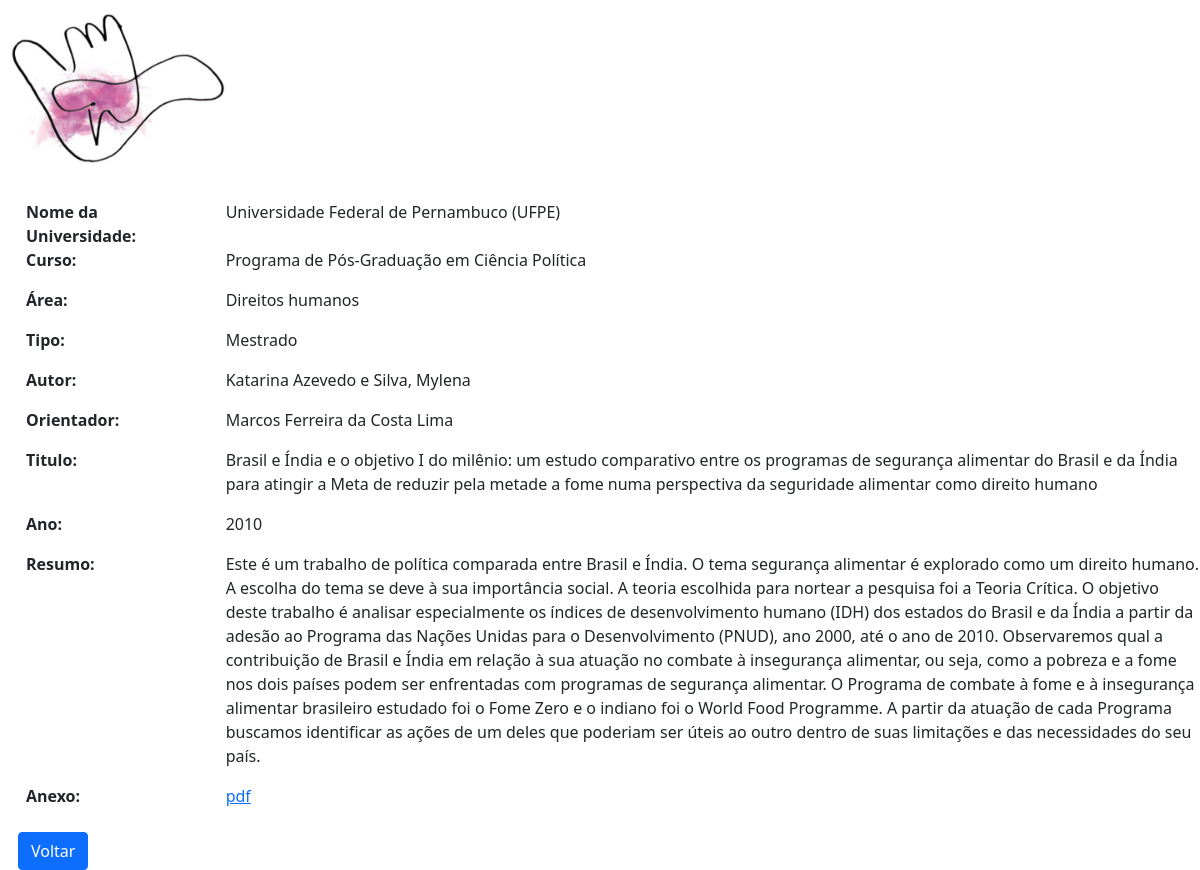
Page /detalhes.php?id=219 on the committed database.
### tables this page shows
CREATE TABLE `tese_dissertacao` (
  `id` int(11) NOT NULL,
  `autor` varchar(255) NOT NULL,
  `orientador` varchar(255) NOT NULL,
  `tipo` varchar(255) NOT NULL,
  `curso` varchar(255) NOT NULL,
  `titulo` varchar(300) NOT NULL,
  `instituicao` varchar(255) NOT NULL,
  `classificacao_geral` varchar(255) NOT NULL,
  `resumo` longtext,
  `ano_defesa` int(11) NOT NULL,
  `pdf` varchar(8000) DEFAULT NULL
);

### detalhes.php (the view, shortened to what this page needs)
<?php
$my_option = $_GET["id"];
if( !empty($my_option) ){
    require_once "config.php";
    $sql = "SELECT * FROM tese_dissertacao WHERE id = ?";
    if($stmt = mysqli_prepare($conn, $sql)){
        mysqli_stmt_bind_param($stmt, "i", $param_id);
        if(mysqli_stmt_execute($stmt)){
            $result = mysqli_stmt_get_result($stmt);
            if(mysqli_num_rows($result) == 1){
                $row = mysqli_fetch_array($result, MYSQLI_ASSOC);
                $instituicao = $row['instituicao'];
                $curso = $row['curso'];
                $classificacao = $row['classificacao_geral'];
                $tipo = $row["tipo"];
                $autor = $row["autor"];
                $orientador = $row["orientador"];
                $titulo = $row["titulo"];
                $ano_defesa = $row["ano_defesa"];
                $resumo = $row["resumo"];
                $pdf = $row["pdf"];
            } else{
                header("location: error.php");
                exit();
            }
        } else{
            echo "Oops! Something went wrong. Please try again later.";
        }
    }
} else{
    header("location: error.php");
    exit();
}
?>
<!DOCTYPE html>
<html lang="en">
<head>
    <link href="bs5/css/bootstrap.css" rel="stylesheet">
</head>
<body>
    <div class="header mt-2">
      <img src="img/logodetalhes.jpeg" class="img-fluid" style="width:220px;height:160px;margin-bottom:20px; margin-left: 10px;">
    </div>
    <div class="row" style="margin-left:14px;margin-top: 12px;">
    <div class="col-md-2">
        <b>Nome da Universidade:</b>
    </div>
    <div class="col-md-10">
        <p><?= $instituicao ?></p>
    </div>
    <div class="col-md-2">
        <b>Curso:</b>
    </div>
    <div class="col-md-10">
        <p><?= $curso ?></p>
    </div>
    <div class="col-md-2">
        <b>Área:</b>
    </div>
    <div class="col-md-10">
        <p><?= $classificacao ?></p>
    </div>
    <div class="col-md-2">
        <b>Tipo:</b>
    </div>
    <div class="col-md-10">
        <p><?= $tipo ?></p>
    </div>
    <div class="col-md-2">
        <b>Autor:</b>
    </div>
    <div class="col-md-10">
        <p><?= $autor ?></p>
    </div>
    <div class="col-md-2">
        <b>Orientador:</b>
    </div>
    <div class="col-md-10">
        <p><?= $orientador ?></p>
    </div>
    <div class="col-md-2">
        <b>Titulo:</b>
    </div>
    <div class="col-md-10">
        <p><?= $titulo ?></p>
    </div>
    <div class="col-md-2">
        <b>Ano:</b>
    </div>
    <div class="col-md-10">
        <p><?= $ano_defesa ?></p>
    </div>
    <div class="col-md-2">
        <b>Resumo:</b>
    </div>
    <div class="col-md-10">
        <p><?= $resumo ?></p>
    </div>
    <div class="col-md-2">
        <b>Anexo:</b>
    </div>
    <div class="col-md-10">
      <a href="<?=$pdf; ?>">pdf</a>
    </div>
  </div>
  <br>
  <a href="index.php" class="btn btn-primary" style="margin-left: 18px">Voltar</a>
</body>
</html>

### rows in the picture
tese_dissertacao: instituicao "Universidade Federal de Pernambuco (UFPE)", curso "Programa de Pós-Graduação em Ciência Política", classificacao_geral "Direitos humanos", tipo "Mestrado", autor "Katarina Azevedo e Silva, Mylena", orientador "Marcos Ferreira da Costa Lima", titulo "Brasil e Índia e o objetivo I do milênio: um estudo comparativo entre os programas de segurança alimentar do Brasil e da Índia para atingir a Meta de reduzir pela metade a fome numa perspectiva da seguridade alimentar como direito humano", ano_defesa "2010", resumo "Este é um trabalho de política comparada entre Brasil e Índia. O tema segurança alimentar é explorado como um direito humano. A escolha do tema se deve à sua importância social. A teoria escolhida para nortear a pesquisa foi a Teoria Crítica. O objetivo deste trabalho é analisar especialmente os índices de desenvolvimento humano (IDH) dos estados do Brasil e da Índia a partir da adesão ao Programa das Nações Unidas para o Desenvolvimento (PNUD), ano 2000, até o ano de 2010. Observaremos qual a contribuição de Brasil e Índia em relação à sua atuação no combate à insegurança alimentar, ou seja, como a pobreza e a fome nos dois países podem ser enfrentadas com programas de segurança alimentar.…"
